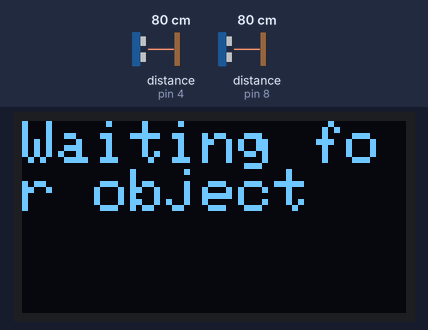
Recording of a sketch running on a simulated Arduino Uno, built with avr-gcc and run on an emulated ATmega328P. Parts: 128×64 one-colour display. Wiring (inferred from the names in the program): 2 × ultrasonic range finder: trigger pin 2, echo pin 4 / trigger pin 6, echo pin 8. The inputs (shaded band) are chosen by the test bench; at power-on: distance to the obstacle (sensors on pin 4, pin 8) 80 cm. The echo pulse lasts 58.3 µs per cm.

Above: at 0.1 s.

The sketch:

ultrasonic_speed_w_LCD.ino
```cpp
#include <SPI.h>
#include <Wire.h>
#include <Adafruit_GFX.h>
#include <Adafruit_SSD1306.h>

#define SCREEN_WIDTH 128 // OLED display width, in pixels
#define SCREEN_HEIGHT 64 // OLED display height, in pixels

// Declaration for an SSD1306 display connected to I2C (SDA, SCL pins)
// The pins for I2C are defined by the Wire-library.
// On an arduino UNO:       A4(SDA), A5(SCL)
// On an arduino MEGA 2560: 20(SDA), 21(SCL)
// On an arduino LEONARDO:   2(SDA),  3(SCL), ...
#define OLED_RESET     -1 // Reset pin # (or -1 if sharing Arduino reset pin)
#define SCREEN_ADDRESS 0x3C ///< See datasheet for Address; 0x3D for 128x64, 0x3C for 128x32
Adafruit_SSD1306 display(SCREEN_WIDTH, SCREEN_HEIGHT, &Wire, OLED_RESET);


bool proximity1 = 0;
bool proximity2 = 0;
unsigned long time1;
unsigned long time2;
float diff1;
float diff2;
float deltat_microsec;
float deltat;
float speed;
float distance_in = 7.5; //Separation distance between sensors, in inches
float distance = distance_in*0.0254;  //Convert separation distance from inches to meters


void setup() {
  pinMode(2, OUTPUT);//define arduino pin for the trigger, or output signal
  pinMode(4, INPUT);//define arduino pin for the echo, or input signal

  pinMode(6, OUTPUT);//define arduino pin for the trigger, or output signal
  pinMode(8, INPUT);//define arduino pin for the echo, or input signal


  Serial.begin(9600);//enable serial monitor

  display.begin(SSD1306_SWITCHCAPVCC, 0x3C);
  display.clearDisplay();

  ////////////////////////////////////////

  display.setTextSize(2);
  display.setTextColor(WHITE);
  display.setCursor(0,0);
  display.println("Waiting for object");
  display.display();


}
void loop() {
  ////////////////////////////////////////////////////////////////////////////////////////////
  //pulse output - sensor 1
  digitalWrite(2, LOW);
  delayMicroseconds(4);
  digitalWrite(2, HIGH);
  delayMicroseconds(10);
  digitalWrite(2, LOW);

  long t1 = pulseIn(4, HIGH);//record input pulse time and save it as a variable

  float inches1 = t1 / 74.0/ 2; //convert time into distance, in inches
  String inch1 = " inches1 t";

  ////////////////////////////////////////////////////////////////////////////////////////////
  //pulse output - sensor 2
  digitalWrite(6, LOW);
  delayMicroseconds(4);
  digitalWrite(6, HIGH);
  delayMicroseconds(10);
  digitalWrite(6, LOW);

  long t2 = pulseIn(8, HIGH);//record input pulse time and save it as a variable

  float inches2 = t2 / 74.0/ 2; //convert time into distance, in inches
  String inch2 = " inches2 t";
  ////////////////////////////////////////////////////////////////////////////////////////////


  // When Sensor1 is first tripped, record the time and trigger the proximity variable for Sensor1.
  if (inches1 < 10.0){
    if (proximity1 == 0){
      proximity1 = 1;
      time1 = micros();
    }
  }
  ////////////////////////////////////////////////////////////////////////////////////////////
  // When Sensor2 is first tripped, record the time and trigger the proximity variable for Sensor1.
  if (inches2 < 10.0){
    if (proximity2 == 0){
      proximity2 = 1;
      time2 = micros();
    }
  }
  ////////////////////////////////////////////////////////////////////////////////////////////


  // Once both proximity variables are tripped, then calculate the elapsed time between triggers, calculate and
  // display the speed of the object, and reset the proximity variables so that we can measure again.
  if (proximity1 == 1){
    if (proximity2 == 1){

      deltat = (time1 - time2)/1000000.0;  //Convert microseconds to seconds

      speed = distance/deltat; //Calculate speed, in meters per second

      proximity1 = 0;
      proximity2 = 0;

      display.clearDisplay();
      display.setTextSize(2);
      display.setTextColor(WHITE);
      display.setCursor(0,0);
      display.print("V=");
      display.print(speed);
      display.println(" m/s");

      display.display();

      delay(5000);//delay
      display.clearDisplay();


      ////////////////////////////////////////

      display.setTextSize(2);
      display.setTextColor(WHITE);
      display.setCursor(0,0);
      display.println("Waiting for object");
      display.display();

    }
  }

}
```
